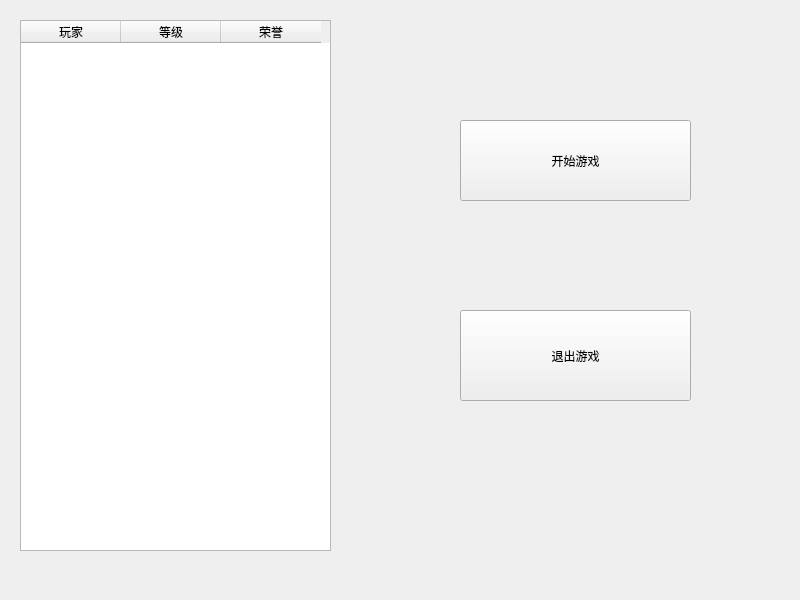
<?xml version="1.0" encoding="UTF-8"?>
<ui version="4.0">
 <class>Form</class>
 <widget class="QWidget" name="Form">
  <property name="geometry">
   <rect>
    <x>0</x>
    <y>0</y>
    <width>800</width>
    <height>600</height>
   </rect>
  </property>
  <property name="windowTitle">
   <string>Form</string>
  </property>
  <widget class="QTableWidget" name="tableWidget">
   <property name="geometry">
    <rect>
     <x>20</x>
     <y>20</y>
     <width>311</width>
     <height>531</height>
    </rect>
   </property>
   <column>
    <property name="text">
     <string>玩家</string>
    </property>
   </column>
   <column>
    <property name="text">
     <string>等级</string>
    </property>
   </column>
   <column>
    <property name="text">
     <string>荣誉</string>
    </property>
   </column>
  </widget>
  <widget class="QPushButton" name="pushButton">
   <property name="geometry">
    <rect>
     <x>460</x>
     <y>120</y>
     <width>231</width>
     <height>81</height>
    </rect>
   </property>
   <property name="text">
    <string>开始游戏</string>
   </property>
  </widget>
  <widget class="QPushButton" name="pushButton_2">
   <property name="geometry">
    <rect>
     <x>460</x>
     <y>310</y>
     <width>231</width>
     <height>91</height>
    </rect>
   </property>
   <property name="text">
    <string>退出游戏</string>
   </property>
  </widget>
 </widget>
 <resources/>
 <connections/>
</ui>
